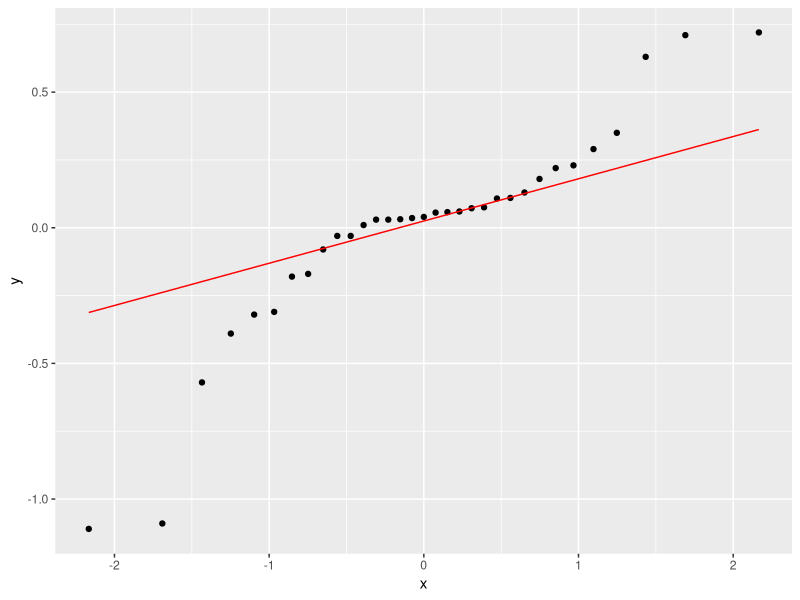

Write the R code that produced this figure. (Note: this script raises an error after producing the figure.)
## ---- chunk 1
library(tidyverse); library(knitr); library(ggplot2); library(kableExtra); library(readxl); library(dplyr); library(flextable); library(pbkrtest); library(broom)
Resultatskjema <- read_excel("Resultatskjema.xlsx")
Resultatskjema.ITT <- read_excel("Resultatskjema_ITT.xlsx")

# analyse intention to treat TG
itt.tg <- Resultatskjema.ITT %>%
  select(id, group, sex, time, `s-triglyserider`) %>%
  mutate(`s-triglyserider` = as.numeric(`s-triglyserider`, na.rm = TRUE)) %>%
  mutate(time = factor(time, levels = c("pre", "post"),
                       labels = c("Pre", "Post")),
         group = factor(group, levels = c("fls", "kon"),
                        labels = c("Intervensjon", "Kontroll"))) %>% 
  drop_na() %>%
  pivot_wider(names_from = time,
              values_from = `s-triglyserider`) %>%
  mutate(change.tg.itt = Post - Pre) %>%
  mutate(change.tg.itt.pros = ((Post - Pre) / Pre) * 100) %>%
  group_by(group) %>%
  print()

# sjekker normalfordelingen 
ggplot(itt.tg, aes(sample = change.tg.itt)) + stat_qq() + stat_qq_line(col = "red")

# analyse av endringsscore fra pre til post mellom gruppene
itt.tg.lm <- lm(change.tg.itt ~ group, data = itt.tg)
summary(itt.tg.lm)

# cohens d
cohensD(change.tg.itt ~ group, dat = itt.tg)

# sjekker for kovariat
itt.tg.lm.co. <- lm(change.tg.itt ~ group + sex + Pre, data = itt.tg)
summary(itt.tg.lm.co.)

itt.tg.lm.co.pre <- lm(change.tg.itt ~ group + Pre, data = itt.tg)
summary(itt.tg.lm.co.pre)

itt.tg.lm.co.sex <- lm(change.tg.itt ~ group + sex, data = itt.tg)
summary(itt.tg.lm.co.sex)

# lager et datasett med gjennomsnittsverdier av endring for bruk i graf
mean.itt.tg <- itt.tg %>%
  drop_na() %>%
  summarise(mean.tg = mean(change.tg.itt),
            sd.tg = sd(change.tg.itt)) %>%
  print()

# lager et datasett for bruk til individuelle verdier i graf (uten dropped out)
dropout.itt.tg <- itt.tg %>%
  filter(id != "tr031 10541") %>%
  filter(id != "tr031 13404") %>%
  filter(id != "tr031 11421") %>%
  filter(id != "tr031 004") %>%
  filter(id != "tr031 008") %>%
  filter(id != "tr031 001") %>%
  filter(id != "tr031 016") %>%
  drop_na() %>%
  print()

# lager graf
figur.tg.itt <- mean.itt.tg %>%
  ggplot(aes(group, mean.tg, group = group)) + geom_boxplot(width = 0.3, fill = "white", colour = "black") + geom_errorbar(aes(ymin = mean.tg - sd.tg, ymax = mean.tg + sd.tg), width = 0.1) + theme_classic() + geom_point(data = dropout.itt.tg, aes(group, change.tg.itt), size = 2, alpha = 0.4) + labs(x = "Gruppe", y = "Endring i triglyserider (mmol/l)") + geom_hline(yintercept = 0, linetype = "solid", color = "black") + theme(axis.title = element_text(size = 11), axis.text.x = element_text(size = 10), axis.text.y = element_text(size = 10)) + ylim(-1.2, 0.8)

figur.tg.itt
## ---- chunk 2
library(tidyverse); library(knitr); library(ggplot2); library(kableExtra); library(readxl); library(dplyr); library(flextable); library(pbkrtest); library(broom)
Resultatskjema <- read_excel("Resultatskjema.xlsx")

# analyse per protocl 1 treningsøkt per uke

# ordner et datasett for grafisk fremstilling med individuelle endringer fra pre til post i prosent og endringsscore for bruk i statistiske tester
pp.tg <- Resultatskjema %>%
  select(id, sex, group, time, `s-triglyserider`) %>%
  mutate(`s-triglyserider` = as.numeric(`s-triglyserider`, na.rm = TRUE)) %>%
  filter(id != "tr031 012") %>% 
  filter(id != "tr031 013") %>% 
  filter(id != "tr031 010") %>% 
  filter(id != "tr031 007") %>% 
  mutate(time = factor(time, levels = c("pre", "post"),
                       labels = c("Pre", "Post")),
         group = factor(group, levels = c("fls", "kon"),
                        labels = c("Intervensjon", "Kontroll"))) %>% 
  pivot_wider(names_from = time,
              values_from = `s-triglyserider`) %>%
  mutate(change.tg.pp = Post - Pre) %>%
  mutate(change.tg.pp.pros = ((Post - Pre)/ Pre) * 100) %>%
  group_by(group) %>%
  drop_na() %>%
  print()

# sjekker normalfordelingen 
ggplot(pp.tg, aes(sample = change.tg.pp)) + stat_qq() + stat_qq_line(col = "red")

# analyse av endringsscore fra pre til post mellom gruppene
pp.tg.lm <- lm(change.tg.pp ~ group, data = pp.tg)
summary(pp.tg.lm)

# cohens d
cohensD(change.tg.pp ~ group, dat = pp.tg)

# sjekker for kovariat
pp.tg.lm.co <- lm(change.tg.pp ~ group + sex + Pre, data = pp.tg)
summary(pp.tg.lm.co)

pp.tg.lm.co.pre <- lm(change.tg.pp ~ group + Pre, data = pp.tg)
summary(pp.tg.lm.co.pre)

pp.tg.lm.co.sex <- lm(change.tg.pp ~ group + sex + Pre, data = pp.tg)
summary(pp.tg.lm.co.sex)

# lager et datasett med gjennomsnittsverdier av prosentvis endring for bruk i graf
mean.pp.tg <- pp.tg %>%
  summarise(mean.tg.pp = mean(change.tg.pp),
            sd.tg.pp = sd(change.tg.pp)) %>%
  print()

figur.tg.pp <- mean.pp.tg %>%
  ggplot(aes(group, mean.tg.pp, group = group)) + geom_boxplot(width = 0.3, fill = "white", colour = "black") + geom_errorbar(aes(ymin = mean.tg.pp - sd.tg.pp, ymax = mean.tg.pp + sd.tg.pp), width = 0.1) + theme_classic() + geom_point(data = pp.tg, aes(group, change.tg.pp), size = 2, alpha = 0.4) + labs(x = "Gruppe", y = "Endring i triglyserider (mmol/l)") + geom_hline(yintercept = 0, linetype = "solid", color = "black") + theme(axis.title = element_text(size = 11), axis.text.x = element_text(size = 10), axis.text.y = element_text(size = 10)) + ylim(-1.2, 0.8)

figur.tg.pp
## ---- chunk 3
library(tidyverse); library(knitr); library(ggplot2); library(kableExtra); library(readxl); library(dplyr); library(flextable); library(pbkrtest); library(broom); library(ggsignif)
Resultatskjema <- read_excel("Resultatskjema.xlsx")

# analyse per protocl 2 treningsøkter per uke

# ordner et datasett for grafisk fremstilling med individuelle endringer fra pre til post i prosent og endringsscore for bruk i statistiske tester
ppm.tg <- Resultatskjema %>%
  select(id, sex, group, time, `s-triglyserider`) %>%
  mutate(`s-triglyserider` = as.numeric(`s-triglyserider`, na.rm = TRUE)) %>%
  # filtrerer ut irrelevante datapunkter
  filter(id != "tr031 012") %>% 
  filter(id != "tr031 013") %>% 
  filter(id != "tr031 010") %>% 
  filter(id != "tr031 007") %>% 
  filter(id != "tr031 002") %>% 
  filter(id != "tr031 006") %>% 
  filter(id != "tr031 009") %>% 
  filter(id != "tr031 013") %>% 
  filter(id != "tr031 012") %>%
  filter(id != "tr031 015") %>%
  filter(id != "tr031 014") %>%
  mutate(time = factor(time, levels = c("pre", "post"),
                       labels = c("Pre", "Post")),
         group = factor(group, levels = c("fls", "kon"),
                        labels = c("Intervensjon", "Kontroll"))) %>% 
  pivot_wider(names_from = time,
              values_from = `s-triglyserider`) %>%
  mutate(change.tg.ppm = Post - Pre) %>%
  mutate(change.tg.pros.ppm = ((Post - Pre)/ Pre) * 100) %>%
  group_by(group) %>%
  drop_na() %>%
  print()

# sjekker normalfordelingen 
ggplot(ppm.tg, aes(sample = change.tg.ppm)) + stat_qq() + stat_qq_line(col = "red")

# analyse av endringsscore fra pre til post mellom gruppene
ppm.tg.lm <- lm(change.tg.ppm ~ group, data = ppm.tg)
summary(ppm.tg.lm)

# cohens d
cohensD(change.tg.ppm ~ group, dat = ppm.tg)

# sjekker for kovariat
ppm.tg.lm.co <- lm(change.tg.ppm ~ group + sex + Pre, data = ppm.tg)
summary(ppm.tg.lm.co)

ppm.tg.lm.co.pre <- lm(change.tg.ppm ~ group + Pre, data = ppm.tg)
summary(ppm.tg.lm.co.pre)

ppm.tg.lm.co.sex <- lm(change.tg.ppm ~ group + sex + Pre, data = ppm.tg)
summary(ppm.tg.lm.co.sex)

# lager et datasett med gjennomsnittsverdier av prosentvis endring for bruk i graf
mean.ppm.tg <- ppm.tg %>%
  summarise(mean.tg.ppm = mean(change.tg.ppm),
            sd.tg.ppm = sd(change.tg.ppm)) %>%
  print()

figur.tg.ppm <- mean.ppm.tg %>%
  ggplot(aes(group, mean.tg.ppm, group = group)) + geom_boxplot(width = 0.3, fill = "white", colour = "black") + geom_errorbar(aes(ymin = mean.tg.ppm - sd.tg.ppm, ymax = mean.tg.ppm + sd.tg.ppm), width = 0.1) + theme_classic() + geom_point(data = ppm.tg, aes(group, change.tg.ppm), size = 2, alpha = 0.4) + labs(x = "Gruppe", y = "Endring i triglyserider (mmol/l)") + geom_hline(yintercept = 0, linetype = "solid", color = "black") + theme(axis.title = element_text(size = 11), axis.text.x = element_text(size = 10), axis.text.y = element_text(size = 10)) + ylim(-1.2, 0.8)

figur.tg.ppm
## ---- chunk 4
library(tidyverse); library(knitr); library(ggplot2); library(kableExtra); library(readxl); library(dplyr); library(flextable); library(pbkrtest); library(broom)
Resultatskjema <- read_excel("Resultatskjema.xlsx")
Resultatskjema.ITT <- read_excel("Resultatskjema_ITT.xlsx")

# analyse intention to treat HDL
itt.hdl <- Resultatskjema.ITT %>%
  select(id, group, sex, time, `s-hdl`) %>%
  mutate(`s-hdl` = as.numeric(`s-hdl`, na.rm = TRUE)) %>%
  mutate(time = factor(time, levels = c("pre", "post"),
                       labels = c("Pre", "Post")),
         group = factor(group, levels = c("fls", "kon"),
                        labels = c("Intervensjon", "Kontroll"))) %>% 
  pivot_wider(names_from = time,
              values_from = `s-hdl`) %>%
  mutate(change.hdl.itt = Post - Pre) %>%
  mutate(change.hdl.itt.pros = ((Post - Pre) / Pre) * 100) %>%
  group_by(group) %>%
  drop_na() %>%
  print()

# sjekker normalfordelingen 
ggplot(itt.hdl, aes(sample = change.hdl.itt)) + stat_qq() + stat_qq_line(col = "red")

# analyse av endringsscore fra pre til post mellom gruppene
itt.hdl.lm <- lm(change.hdl.itt ~ group, data = itt.hdl)
summary(itt.hdl.lm)

# cohens d
cohensD(change.hdl.itt ~ group, dat = itt.hdl)

# sjekker for kovariat
itt.hdl.lm.co. <- lm(change.hdl.itt ~ group + sex + Pre, data = itt.hdl)
summary(itt.hdl.lm.co.)

itt.hdl.lm.co.pre <- lm(change.hdl.itt ~ group + Pre, data = itt.hdl)
summary(itt.hdl.lm.co.pre)

itt.hdl.lm.co.sex <- lm(change.hdl.itt ~ group + sex, data = itt.hdl)
summary(itt.hdl.lm.co.sex)

# lager et datasett med gjennomsnittsverdier av endring for bruk i graf
mean.itt.hdl <- itt.hdl %>%
  drop_na() %>%
  summarise(mean.hdl = mean(change.hdl.itt),
            sd.hdl = sd(change.hdl.itt)) %>%
  print()

# lager et datasett for bruk til individuelle verdier i graf (uten dropped out)
dropout.itt.hdl <- itt.hdl %>%
  filter(id != "tr031 10541") %>%
  filter(id != "tr031 13404") %>%
  filter(id != "tr031 11421") %>%
  filter(id != "tr031 004") %>%
  filter(id != "tr031 008") %>%
  filter(id != "tr031 001") %>%
  filter(id != "tr031 016") %>%
  drop_na() %>%
  print()

# lager graf
figur.hdl.itt <- mean.itt.hdl %>%
  ggplot(aes(group, mean.hdl, group = group)) + geom_boxplot(width = 0.3, fill = "white", colour = "black") + geom_errorbar(aes(ymin = mean.hdl - sd.hdl, ymax = mean.hdl + sd.hdl), width = 0.1) + theme_classic() + geom_point(data = dropout.itt.hdl, aes(group, change.hdl.itt), size = 2, alpha = 0.4) + labs(x = "Gruppe", y = "Endring i HDL-kolesterol (mmol/l)") + geom_hline(yintercept = 0, linetype = "solid", color = "black") + theme(axis.title = element_text(size = 11), axis.text.x = element_text(size = 10), axis.text.y = element_text(size = 10)) + ylim(-0.45, 0.4)

figur.hdl.itt
## ---- chunk 5
library(tidyverse); library(knitr); library(ggplot2); library(kableExtra); library(readxl); library(dplyr); library(flextable); library(pbkrtest); library(broom)
Resultatskjema <- read_excel("Resultatskjema.xlsx")

# analyse per protocl 1 treningsøkt per uke

# ordner et datasett for grafisk fremstilling med individuelle endringer fra pre til post i prosent og endringsscore for bruk i statistiske tester
pp.hdl <- Resultatskjema %>%
  select(id, group, sex, time, `s-hdl`) %>%
  mutate(`s-hdl` = as.numeric(`s-hdl`, na.rm = TRUE)) %>%
  filter(id != "tr031 012") %>% 
  filter(id != "tr031 013") %>% 
  filter(id != "tr031 010") %>% 
  filter(id != "tr031 007") %>% 
  mutate(time = factor(time, levels = c("pre", "post"),
                       labels = c("Pre", "Post")),
         group = factor(group, levels = c("fls", "kon"),
                        labels = c("Intervensjon", "Kontroll"))) %>% 
  pivot_wider(names_from = time,
              values_from = `s-hdl`) %>%
  mutate(change.hdl.pp = Post - Pre) %>%
  mutate(change.hdl.pp.pros = ((Post - Pre)/ Pre) * 100) %>%
  group_by(group) %>%
  drop_na() %>%
  print()

# sjekker normalfordelingen 
ggplot(pp.hdl, aes(sample = change.hdl.pp)) + stat_qq() + stat_qq_line(col = "red")

# analyse av endringsscore fra pre til post mellom gruppene
pp.hdl.lm <- lm(change.hdl.pp ~ group, data = pp.hdl)
summary(pp.hdl.lm)

# cohens d
cohensD(change.hdl.pp ~ group, dat = pp.hdl)

# sjekker for kovariat
pp.hdl.lm.co <- lm(change.hdl.pp ~ group + sex + Pre, data = pp.hdl)
summary(pp.hdl.lm.co)

pp.hdl.lm.co.pre <- lm(change.hdl.pp ~ group + Pre, data = pp.hdl)
summary(pp.hdl.lm.co.pre)

pp.hdl.lm.co.sex <- lm(change.hdl.pp ~ group + sex + Pre, data = pp.hdl)
summary(pp.hdl.lm.co.sex)

# lager et datasett med gjennomsnittsverdier av prosentvis endring for bruk i graf
mean.pp.hdl <- pp.hdl %>%
  summarise(mean.hdl.pp = mean(change.hdl.pp),
            sd.hdl.pp = sd(change.hdl.pp)) %>%
  print()

figur.hdl.pp <- mean.pp.hdl %>%
  ggplot(aes(group, mean.hdl.pp, group = group)) + geom_boxplot(width = 0.3, fill = "white", colour = "black") + geom_errorbar(aes(ymin = mean.hdl.pp - sd.hdl.pp, ymax = mean.hdl.pp + sd.hdl.pp), width = 0.1) + theme_classic() + geom_point(data = pp.hdl, aes(group, change.hdl.pp), size = 2, alpha = 0.4) + labs(x = "Gruppe", y = "Endring i HDL-kolesterol (mmol/l)") + geom_hline(yintercept = 0, linetype = "solid", color = "black") + theme(axis.title = element_text(size = 11), axis.text.x = element_text(size = 10), axis.text.y = element_text(size = 10)) + ylim(-0.45, 0.4)

figur.hdl.pp
## ---- chunk 6
library(tidyverse); library(knitr); library(ggplot2); library(kableExtra); library(readxl); library(dplyr); library(flextable); library(pbkrtest); library(broom); library(ggsignif)
Resultatskjema <- read_excel("Resultatskjema.xlsx")

# analyse per protocl 2 treningsøkter per uke

# ordner et datasett for grafisk fremstilling med individuelle endringer fra pre til post i prosent og endringsscore for bruk i statistiske tester
ppm.hdl <- Resultatskjema %>%
  select(id, group, sex, time, `s-hdl`) %>%
  mutate(`s-hdl` = as.numeric(`s-hdl`, na.rm = TRUE)) %>%
  # filtrerer ut irrelevante datapunkter
  filter(id != "tr031 012") %>% 
  filter(id != "tr031 013") %>% 
  filter(id != "tr031 010") %>% 
  filter(id != "tr031 007") %>% 
  filter(id != "tr031 002") %>% 
  filter(id != "tr031 006") %>% 
  filter(id != "tr031 009") %>% 
  filter(id != "tr031 013") %>% 
  filter(id != "tr031 012") %>%
  filter(id != "tr031 015") %>%
  filter(id != "tr031 014") %>%
  mutate(time = factor(time, levels = c("pre", "post"),
                       labels = c("Pre", "Post")),
         group = factor(group, levels = c("fls", "kon"),
                        labels = c("Intervensjon", "Kontroll"))) %>% 
  pivot_wider(names_from = time,
              values_from = `s-hdl`) %>%
  mutate(change.hdl.ppm = Post - Pre) %>%
  mutate(change.hdl.pros.ppm = ((Post - Pre)/ Pre) * 100) %>%
  group_by(group) %>%
  drop_na() %>%
  print()

# sjekker normalfordelingen 
ggplot(ppm.hdl, aes(sample = change.hdl.ppm)) + stat_qq() + stat_qq_line(col = "red")

# analyse av endringsscore fra pre til post mellom gruppene
ppm.hdl.lm <- lm(change.hdl.ppm ~ group, data = ppm.hdl)
summary(ppm.hdl.lm)

# cohens d
cohensD(change.hdl.ppm ~ group, dat = ppm.hdl)

# sjekker for kovariat
ppm.hdl.lm.co <- lm(change.hdl.ppm ~ group + sex + Pre, data = ppm.hdl)
summary(ppm.hdl.lm.co)

ppm.hdl.lm.co.pre <- lm(change.hdl.ppm ~ group + Pre, data = ppm.hdl)
summary(ppm.hdl.lm.co.pre)

ppm.hdl.lm.co.sex <- lm(change.hdl.ppm ~ group + sex + Pre, data = ppm.hdl)
summary(ppm.hdl.lm.co.sex)

# lager et datasett med gjennomsnittsverdier av prosentvis endring for bruk i graf
mean.ppm.hdl <- ppm.hdl %>%
  summarise(mean.hdl.ppm = mean(change.hdl.ppm),
            sd.hdl.ppm = sd(change.hdl.ppm)) %>%
  print()

figur.hdl.ppm <- mean.ppm.hdl %>%
  ggplot(aes(group, mean.hdl.ppm, group = group)) + geom_boxplot(width = 0.3, fill = "white", colour = "black") + geom_errorbar(aes(ymin = mean.hdl.ppm - sd.hdl.ppm, ymax = mean.hdl.ppm + sd.hdl.ppm), width = 0.1) + theme_classic() + geom_point(data = ppm.hdl, aes(group, change.hdl.ppm), size = 2, alpha = 0.4) + labs(x = "Gruppe", y = "Endring i HDL-koleserol (mmol/l)") + geom_hline(yintercept = 0, linetype = "solid", color = "black") + theme(axis.title = element_text(size = 11), axis.text.x = element_text(size = 10), axis.text.y = element_text(size = 10)) + ylim(-0.45, 0.4)

figur.hdl.ppm
## ---- chunk 7
library(tidyverse); library(knitr); library(ggplot2); library(kableExtra); library(readxl); library(dplyr); library(flextable); library(pbkrtest); library(broom)
Resultatskjema <- read_excel("Resultatskjema.xlsx")
Resultatskjema.ITT <- read_excel("Resultatskjema_ITT.xlsx")

# analyse intention to treat HDL
itt.ldl <- Resultatskjema.ITT %>%
  select(id, group, sex, time, `s-ldl`) %>%
  mutate(`s-ldl` = as.numeric(`s-ldl`, na.rm = TRUE)) %>%
  mutate(time = factor(time, levels = c("pre", "post"),
                       labels = c("Pre", "Post")),
         group = factor(group, levels = c("fls", "kon"),
                        labels = c("Intervensjon", "Kontroll"))) %>% 
  pivot_wider(names_from = time,
              values_from = `s-ldl`) %>%
  mutate(change.ldl.itt = Post - Pre) %>%
  mutate(change.ldl.itt.pros = ((Post - Pre) / Pre) * 100) %>%
  group_by(group) %>%
  drop_na() %>%
  print()

# sjekker normalfordelingen 
ggplot(itt.ldl, aes(sample = change.ldl.itt)) + stat_qq() + stat_qq_line(col = "red")

# analyse av endringsscore fra pre til post mellom gruppene
itt.ldl.lm <- lm(change.ldl.itt ~ group, data = itt.ldl)
summary(itt.ldl.lm)

# cohens d
cohensD(change.ldl.itt ~ group, dat = itt.ldl)

# sjekker for kovariat
itt.ldl.lm.co. <- lm(change.ldl.itt ~ group + sex + Pre, data = itt.ldl)
summary(itt.ldl.lm.co.)

itt.ldl.lm.co.pre <- lm(change.ldl.itt ~ group + Pre, data = itt.ldl)
summary(itt.ldl.lm.co.pre)

itt.ldl.lm.co.sex <- lm(change.ldl.itt ~ group + sex, data = itt.ldl)
summary(itt.ldl.lm.co.sex)

# lager et datasett med gjennomsnittsverdier av endring for bruk i graf
mean.itt.ldl <- itt.ldl %>%
  drop_na() %>%
  summarise(mean.ldl = mean(change.ldl.itt),
            sd.ldl = sd(change.ldl.itt)) %>%
  print()

# lager et datasett for bruk til individuelle verdier i graf (uten dropped out)
dropout.itt.ldl <- itt.ldl %>%
  filter(id != "tr031 10541") %>%
  filter(id != "tr031 13404") %>%
  filter(id != "tr031 11421") %>%
  filter(id != "tr031 004") %>%
  filter(id != "tr031 008") %>%
  filter(id != "tr031 001") %>%
  filter(id != "tr031 016") %>%
  drop_na() %>%
  print()

# lager graf
figur.ldl.itt <- mean.itt.ldl %>%
  ggplot(aes(group, mean.ldl, group = group)) + geom_boxplot(width = 0.3, fill = "white", colour = "black") + geom_errorbar(aes(ymin = mean.ldl - sd.ldl, ymax = mean.ldl + sd.ldl), width = 0.1) + theme_classic() + geom_point(data = dropout.itt.ldl, aes(group, change.ldl.itt), size = 2, alpha = 0.4) + labs(x = "Gruppe", y = "Endring i LDL-kolesterol (mmol/l)") + geom_hline(yintercept = 0, linetype = "solid", color = "black") + theme(axis.title = element_text(size = 11), axis.text.x = element_text(size = 10), axis.text.y = element_text(size = 10)) + ylim(-0.5, 2)

figur.ldl.itt
## ---- chunk 8
library(tidyverse); library(knitr); library(ggplot2); library(kableExtra); library(readxl); library(dplyr); library(flextable); library(pbkrtest); library(broom)
Resultatskjema <- read_excel("Resultatskjema.xlsx")

# analyse per protocl 1 treningsøkt per uke

# ordner et datasett for grafisk fremstilling med individuelle endringer fra pre til post i prosent og endringsscore for bruk i statistiske tester
pp.ldl <- Resultatskjema %>%
  select(id, group, sex, time, `s-ldl`) %>%
  mutate(`s-ldl` = as.numeric(`s-ldl`, na.rm = TRUE)) %>%
  filter(id != "tr031 012") %>% 
  filter(id != "tr031 013") %>% 
  filter(id != "tr031 010") %>% 
  filter(id != "tr031 007") %>% 
  mutate(time = factor(time, levels = c("pre", "post"),
                       labels = c("Pre", "Post")),
         group = factor(group, levels = c("fls", "kon"),
                        labels = c("Intervensjon", "Kontroll"))) %>% 
  pivot_wider(names_from = time,
              values_from = `s-ldl`) %>%
  mutate(change.ldl.pp = Post - Pre) %>%
  mutate(change.ldl.pp.pros = ((Post - Pre)/ Pre) * 100) %>%
  group_by(group) %>%
  drop_na() %>%
  print()

# sjekker normalfordelingen 
ggplot(pp.ldl, aes(sample = change.ldl.pp)) + stat_qq() + stat_qq_line(col = "red")

# analyse av endringsscore fra pre til post mellom gruppene
pp.ldl.lm <- lm(change.ldl.pp ~ group, data = pp.ldl)
summary(pp.ldl.lm)

# cohens d
cohensD(change.ldl.pp ~ group, dat = pp.ldl)

# sjekker for kovariat
pp.ldl.lm.co <- lm(change.ldl.pp ~ group + sex + Pre, data = pp.ldl)
summary(pp.ldl.lm.co)

pp.ldl.lm.co.pre <- lm(change.ldl.pp ~ group + Pre, data = pp.ldl)
summary(pp.ldl.lm.co.pre)

pp.ldl.lm.co.sex <- lm(change.ldl.pp ~ group + sex + Pre, data = pp.ldl)
summary(pp.ldl.lm.co.sex)

# lager et datasett med gjennomsnittsverdier av prosentvis endring for bruk i graf
mean.pp.ldl <- pp.ldl %>%
  summarise(mean.ldl.pp = mean(change.ldl.pp),
            sd.ldl.pp = sd(change.ldl.pp)) %>%
  print()

figur.ldl.pp <- mean.pp.ldl %>%
  ggplot(aes(group, mean.ldl.pp, group = group)) + geom_boxplot(width = 0.3, fill = "white", colour = "black") + geom_errorbar(aes(ymin = mean.ldl.pp - sd.ldl.pp, ymax = mean.ldl.pp + sd.ldl.pp), width = 0.1) + theme_classic() + geom_point(data = pp.ldl, aes(group, change.ldl.pp), size = 2, alpha = 0.4) + labs(x = "Gruppe", y = "Endring i LDL-kolesterol (mmol/l)") + geom_hline(yintercept = 0, linetype = "solid", color = "black") + theme(axis.title = element_text(size = 11), axis.text.x = element_text(size = 10), axis.text.y = element_text(size = 10)) + ylim(-0.5, 2)

figur.ldl.pp
## ---- chunk 9
library(tidyverse); library(knitr); library(ggplot2); library(kableExtra); library(readxl); library(dplyr); library(flextable); library(pbkrtest); library(broom); library(ggsignif)
Resultatskjema <- read_excel("Resultatskjema.xlsx")

# analyse per protocl 2 treningsøkter per uke

# ordner et datasett for grafisk fremstilling med individuelle endringer fra pre til post i prosent og endringsscore for bruk i statistiske tester
ppm.ldl <- Resultatskjema %>%
  select(id, group, sex, time, `s-ldl`) %>%
  mutate(`s-ldl` = as.numeric(`s-ldl`, na.rm = TRUE)) %>%
  # filtrerer ut irrelevante datapunkter
  filter(id != "tr031 012") %>% 
  filter(id != "tr031 013") %>% 
  filter(id != "tr031 010") %>% 
  filter(id != "tr031 007") %>% 
  filter(id != "tr031 002") %>% 
  filter(id != "tr031 006") %>% 
  filter(id != "tr031 009") %>% 
  filter(id != "tr031 013") %>% 
  filter(id != "tr031 012") %>%
  filter(id != "tr031 015") %>%
  filter(id != "tr031 014") %>%
  mutate(time = factor(time, levels = c("pre", "post"),
                       labels = c("Pre", "Post")),
         group = factor(group, levels = c("fls", "kon"),
                        labels = c("Intervensjon", "Kontroll"))) %>% 
  pivot_wider(names_from = time,
              values_from = `s-ldl`) %>%
  mutate(change.ldl.ppm = Post - Pre) %>%
  mutate(change.ldl.pros.ppm = ((Post - Pre)/ Pre) * 100) %>%
  group_by(group) %>%
  drop_na() %>%
  print()

# sjekker normalfordelingen 
ggplot(ppm.ldl, aes(sample = change.ldl.ppm)) + stat_qq() + stat_qq_line(col = "red")

# analyse av endringsscore fra pre til post mellom gruppene
ppm.ldl.lm <- lm(change.ldl.ppm ~ group, data = ppm.ldl)
summary(ppm.ldl.lm)

# cohens d
cohensD(change.ldl.ppm ~ group, dat = ppm.ldl)

# sjekker for kovariat
ppm.ldl.lm.co <- lm(change.ldl.ppm ~ group + sex + Pre, data = ppm.ldl)
summary(ppm.ldl.lm.co)

ppm.ldl.lm.co.pre <- lm(change.ldl.ppm ~ group + Pre, data = ppm.ldl)
summary(ppm.ldl.lm.co.pre)

ppm.ldl.lm.co.sex <- lm(change.ldl.ppm ~ group + sex + Pre, data = ppm.ldl)
summary(ppm.ldl.lm.co.sex)

# lager et datasett med gjennomsnittsverdier av prosentvis endring for bruk i graf
mean.ppm.ldl <- ppm.ldl %>%
  summarise(mean.ldl.ppm = mean(change.ldl.ppm),
            sd.ldl.ppm = sd(change.ldl.ppm)) %>%
  print()

figur.ldl.ppm <- mean.ppm.ldl %>%
  ggplot(aes(group, mean.ldl.ppm, group = group)) + geom_boxplot(width = 0.3, fill = "white", colour = "black") + geom_errorbar(aes(ymin = mean.ldl.ppm - sd.ldl.ppm, ymax = mean.ldl.ppm + sd.ldl.ppm), width = 0.1) + theme_classic() + geom_point(data = ppm.ldl, aes(group, change.ldl.ppm), size = 2, alpha = 0.4) + labs(x = "Gruppe", y = "Endring i LDL-koleserol (mmol/l)") + geom_hline(yintercept = 0, linetype = "solid", color = "black") + theme(axis.title = element_text(size = 11), axis.text.x = element_text(size = 10), axis.text.y = element_text(size = 10)) + ylim(-0.5, 2)

figur.ldl.ppm
## ---- chunk 10
library(cowplot)
plot_grid(figur.tg.itt, figur.tg.pp, figur.tg.ppm, figur.hdl.itt, figur.hdl.pp, figur.hdl.ppm, figur.ldl.itt, figur.ldl.pp, figur.ldl.ppm, labels = c('A', 'B', 'C'))
